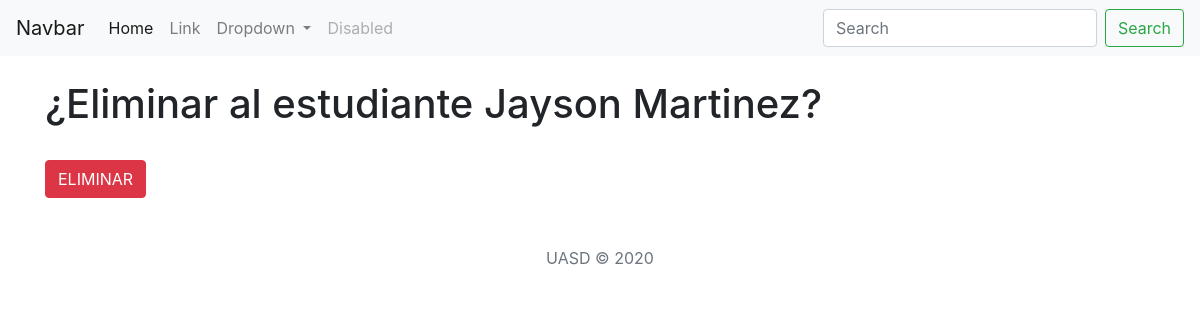
The app's page /estudiante/3/eliminar, older data.
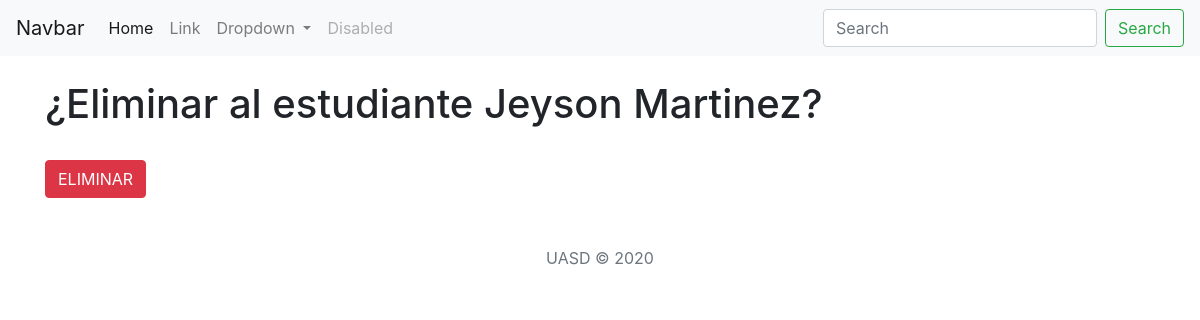
The same page, newer data.
### estudiantes/models.py (models this page shows)
class Estudiante(models.Model):
    nombre = models.CharField(
        max_length = 50,
        help_text = "Agregue su nombre",
        validators = [MinLengthValidator(2, "Debe introducir dos caracteres")]
    )
    apellido = models.CharField(max_length = 50)
    def __str__(self):
        return f"{self.nombre} {self.apellido}"

### estudiantes/views.py (the view)
# urls.py: path('estudiante/<int:pk>/eliminar', views.EstudianteEliminar.as_view(), name='estudiante_eliminar'),
class EstudianteEliminar(DeleteView):
     model = Estudiante
     fields = '__all__'
     success_url = '/info'

### estudiantes/templates/estudiantes/estudiante_confirm_delete.html (shortened to what this page needs)
{% extends 'estudiantes/layout.html' %}
{% block contenido %}
<div class="container">
    <div class="row">
        <div class="col my-4">
            <h1>¿Eliminar al estudiante {{estudiante}}?</h1>
            <form action="" method="POST">
                <div class="my-4">
                    <button type="submit" class="btn btn-danger">ELIMINAR</button>
                </div>
            </form>
        </div>
    </div>
</div>
{% endblock%}

Row changes from the older to the newer data that the page shows:
changed Estudiante: nombre+apellido "Jayson Martinez" → "Jeyson Martinez"
